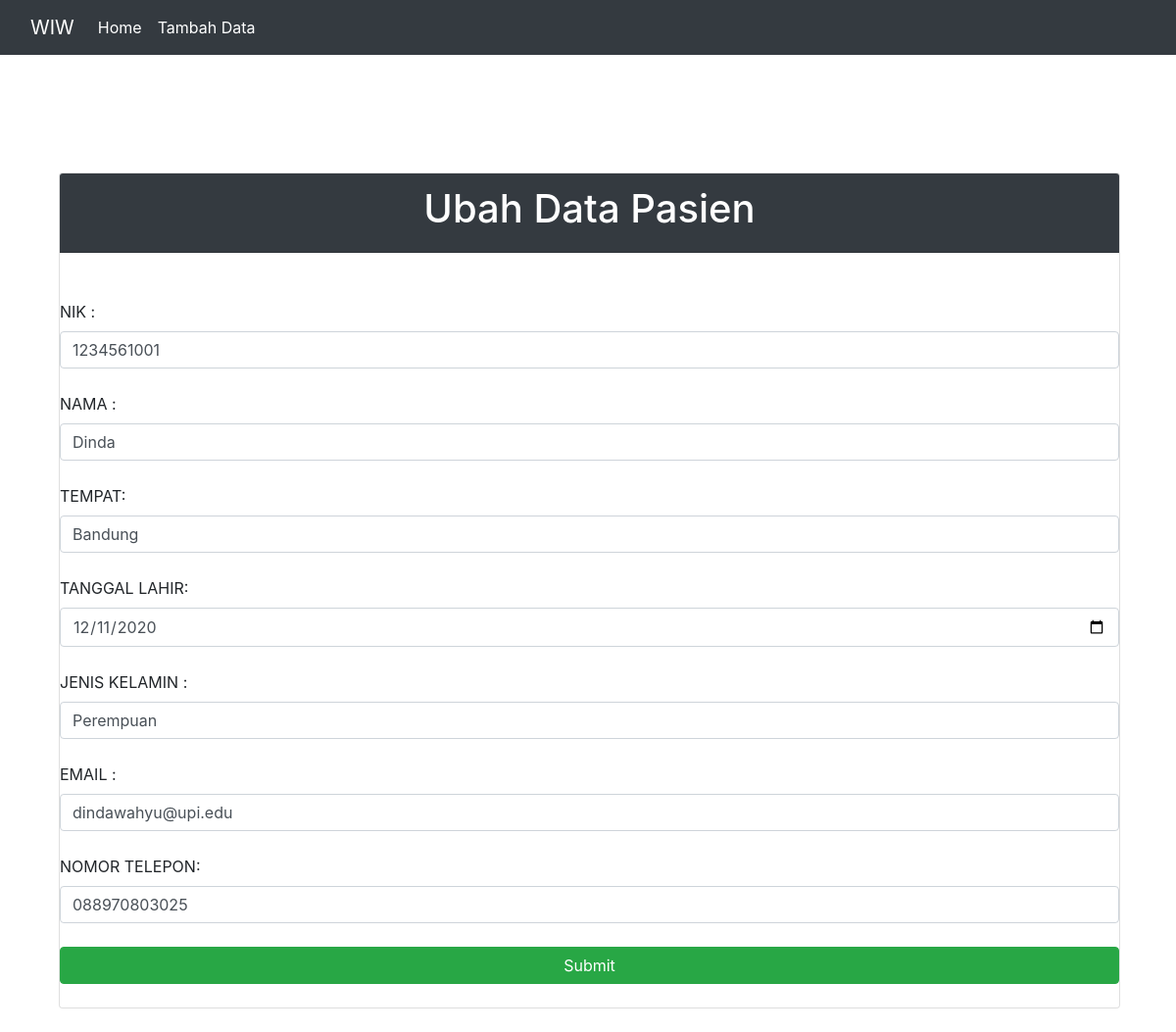
The page /mvp_php/index.php?id_edit=1 on the database its author committed.
### tables this page shows
CREATE TABLE `pasien` (
  `id` int(11) NOT NULL,
  `nik` varchar(100) NOT NULL,
  `nama` varchar(100) NOT NULL,
  `tempat` varchar(100) NOT NULL,
  `tl` varchar(100) NOT NULL,
  `gender` varchar(10) NOT NULL,
  `email` varchar(100) NOT NULL,
  `telp` varchar(100) NOT NULL
);

### mvp_php/model/DB.class.php (called while the page is built, shortened)
<?php
class DB
{
	var $db_host = '';
	var $db_user = '';
	var $db_password = '';
	var $db_name = '';
	var $db_link = '';
	function __construct($db_host = '', $db_user = '', $db_password = '', $db_name = '')
	{
		$this->db_host = $db_host;
		$this->db_user = $db_user;
		$this->db_password = $db_password;
		$this->db_name = $db_name;
	}
	function open()
	{
		$this->db_link = mysqli_connect($this->db_host, $this->db_user, $this->db_password, $this->db_name);
	}
	function execute($query = "")
	{
		$this->result = mysqli_query($this->db_link, $query);
		return $this->result;
	}
}

### mvp_php/model/TabelPasien.class.php (called while the page is built, shortened)
<?php
class TabelPasien extends DB
{
	function getPasienById($id)
    {
        $query = "SELECT * FROM pasien WHERE pasien.id=$id";
        return $this->execute($query);
    }
}

### mvp_php/presenter/ProsesPasien.php (called while the page is built, shortened)
<?php
class ProsesPasien implements KontrakPresenter
{
	private $tabelpasien;
	function __construct()
	{
		try {
			$db_host = "localhost";
			$db_user = "root";
			$db_password = "";
			$db_name = "mvp_php";
			$this->tabelpasien = new TabelPasien($db_host, $db_user, $db_password, $db_name);
		} catch (Exception $e) {
			echo "wiw error" . $e->getMessage();
		}
	}
	function prosesDataPasienById($id)
	{
		try {
			$this->tabelpasien->open();
			$this->tabelpasien->getPasienById($id);
		} catch (Exception $e) {
			echo "wiw error part 2" . $e->getMessage();
		}
	}
}

### mvp_php/view/TampilPasien.php (called while the page is built, shortened)
<?php
include("presenter/ProsesPasien.php");
class TampilPasien implements KontrakView
{
	private $prosespasien;
	function __construct()
	{
		$this->prosespasien = new ProsesPasien();
	}
	public function formUpdate($data)
	{
		$this->prosespasien->prosesDataPasienById($data);
	}
}

### mvp_php/model/Template.class.php (the view, shortened to what this page needs)
<?php
class Template{
	var $content = '';
	function __construct($filename = ''){
		$this->content = implode('', @file($filename));
	}
	function clear(){
		$this->content = preg_replace("/DATA_[A-Z|_|0-9]+/", "", $this->content);
	}
	function write(){
		print $this->content;
	}
	function replace($old = '', $new = ''){
		if(is_int($new)){
			$value = sprintf("%d", $new);
		}elseif(is_float($new)){
			$value = sprintf("%f", $new);
		}elseif(is_array($new)){
			$value = '';
			foreach( $new as $item){
				$value .= $item. '';
			}
		}else{
			$value = $new;
		}
		$this->content = preg_replace("/$old/",  $value, $this->content);
	}
}

### rows shown on the page
pasien: nik "1234561001", nama "Dinda", tempat "Bandung", tl "12/11/2020", gender "Perempuan", email "dindawahyu@upi.edu", telp "088970803025"
